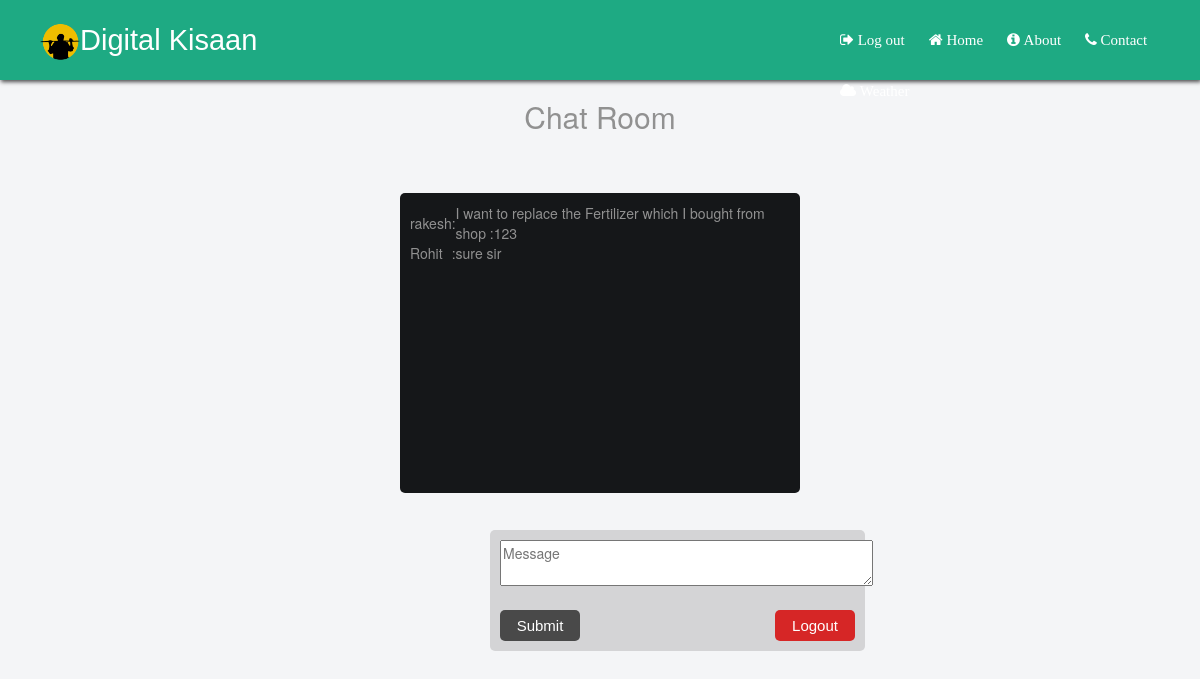
The app's page /php/chat.php (signed in) with its own data.
### tables this page shows
CREATE TABLE `chat` (
  `user_id` int(11) NOT NULL,
  `chat_id` int(11) NOT NULL,
  `name` varchar(255) NOT NULL,
  `msg` varchar(500) NOT NULL,
  `status` int(11) NOT NULL
);

### php/chat.php (the view, shortened to what this page needs)
<!DOCTYPE html>
<html>
<head>
	 <link rel="stylesheet" href="https://maxcdn.bootstrapcdn.com/bootstrap/3.3.6/css/bootstrap.min.css" />
	 <link rel="stylesheet" type="text/css" href="../css/main.css">
<link rel="stylesheet" type="text/css" href="../css/index.css">
<link rel="stylesheet" type="text/css" href="../css/wprofile.css">
<link rel="stylesheet" type="text/css" href="../css/search.css">
<link rel="stylesheet" href="https://maxcdn.bootstrapcdn.com/bootstrap/3.3.2/css/bootstrap.min.css">
<link rel="stylesheet" href="https://cdnjs.cloudflare.com/ajax/libs/font-awesome/4.7.0/css/font-awesome.min.css">
</head>
<body>
<body style="background:#f4f5f7;">
<div class="header" style="height:80px;box-shadow: 1px 2px 4px 0px #4e4e4f;">
 <p><img src="../images/kisaanlogo.png" width="40px" >Digital Kisaan
 </p>
 <ul style="margin-left:800px;">
   <li><a href="logout.php"><i class="fa fa-sign-out"></i>&nbsp;Log out</a></li>
 <li><a href="index.php"><i class="fa fa-home"></i>&nbsp;Home</a></li>
  <li><a href="About.php"><i class="fa fa-info-circle"></i>&nbsp;About</a></li>
   <li><a href="contact.php"><i class="fa fa-phone"></i>&nbsp;Contact</a></li>
  <li><a href="current.php"><i class="fa fa-cloud"></i>&nbsp;Weather</a></li></div>
<h2   align="center">Chat Room</h2>
<form action="process.php" id="form" method="post" name="form" style="margin-top: 5%;" >
<?php
$conn = mysqli_connect("localhost", "root", "", "digital_kisan") or die ("could not connect to mysql");
	$sqlCommand="select * from chat";
	$query=mysqli_query($conn, $sqlCommand) or die(mysql_error()) ;
echo "<div><table style = \"color:white; background: #151719  ;overflow:auto;display:flex;flex-direction:column;\">";
		if($query) {
                while($row = mysqli_fetch_assoc($query) ) {
      if($row['status']==1){
			echo '<tr><td style="color:white;"><div class="bullet" ></div></td>';
	 }
	 else {
	 	echo '<tr><td><div class="bye"></div></td>';
	 }
echo '<td colspan="300px">
	'.$row["name"] .'</td> <td>:</td> <td>' .$row["msg"].'</td></tr></div>';
	}
}
?>
<br><br>
<div class="sendmsg" >
<textarea id="msg" name="message" cols="47" placeholder="Message"></textarea><br><br>
<input  type="submit" style="width:80px;padding:5px;font-size:15px;border-radius:5px;border:none;font-family: sans-serif;text-align: center;color:white;"value="Submit" name="submit" id="submit" required="">
</form>
<form action="logout.php" style="float:right">
	<input type="submit" style="background:#d62626;width:80px;padding:5px;font-size:15px;border-radius:5px;border:none;font-family: sans-serif;text-align: center;color:white;"value="Logout" name="submit" id="submit" value="logout" >
	</form>
</body>
</html>

### css/main.css (style rules this page uses)
.header ul { display:inline; position:absolute; top:0; margin-left:900px; }

### css/index.css (style rules this page uses)
body { margin:0; padding:0; font-family:sans-serif; color:white; }
.header { background-color:#1eaa83; height:100px; width:100%; position:relative; top:0; }
.header p { font-family:sans-serif; font-size:29px; padding:20px; color:white; padding-bottom:2px; margin-left:20px; margin-top:0px; }
.header ul { display:inline; position:absolute; top:0; margin-left:800px; }
.header ul li { color:white; list-style:none; display:inline-block; margin-top:15px; padding-right:10px; font-family:verdana; text-decoration:none; }
.header ul li a { color:white; list-style:none; display:inline-block; margin-top:15px; padding-right:10px; font-family:verdana; text-decoration:none;font-size:15px; }

### css/wprofile.css (style rules this page uses)
.bg tr,td { padding:10px; color:#919191; }

### php/chat.php (style rules this page uses)
.sendmsg input[type=submit] { width:80px; padding:5px; font-size:15px; border-radius:5px; border:none; font-family: sans-serif; text-align: center; color:#919191; background-color:#494949; }
.sendmsg { padding:10px; top:530px; position:absolute; width:375px; margin-left:490px; margin-right:auto; display:inline-block; border-radius:5px; background:#d4d4d6; }
table { padding:10px; width:400px; height:300px; margin-left:auto; margin-right:auto; margin-top:20px; color: white; border-radius:5px; }
h2 { color:#919191; font-size:30px; }

### records on screen
chat: name "rakesh", msg "I want to replace the Fertilizer which I bought from shop :123"
chat: name "Rohit", msg "sure sir"
